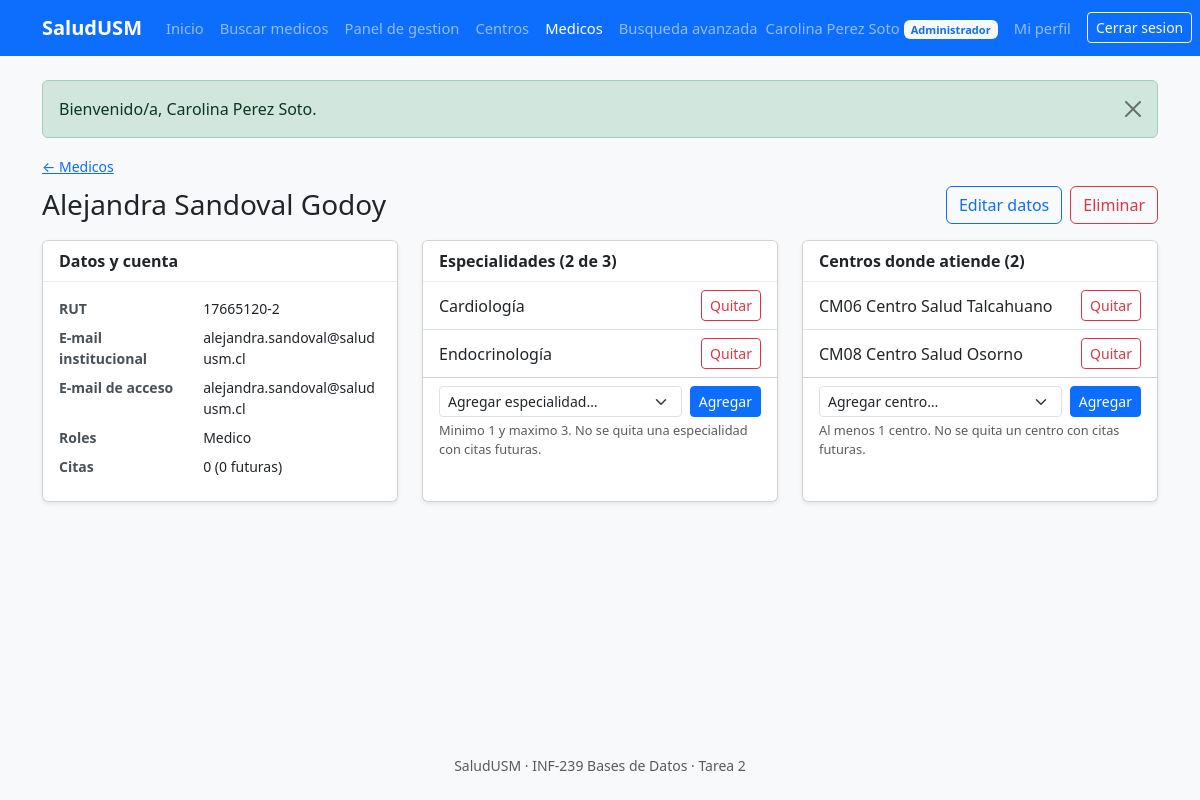
Page /PHP/admin/medico.php?rut=17665120-2 (signed in) on the committed database.
### tables this page shows
CREATE TABLE Medico (
    RUTMedico          VARCHAR(10) NOT NULL,
    emailInstitucional VARCHAR(254) NOT NULL,
    CONSTRAINT pk_medico         PRIMARY KEY (RUTMedico),
    CONSTRAINT uq_medico_email   UNIQUE (emailInstitucional),
    CONSTRAINT ck_medico_email   CHECK (emailInstitucional LIKE '%_@_%._%'),
    CONSTRAINT fk_medico_persona FOREIGN KEY (RUTMedico) REFERENCES Persona (RUT)
        ON DELETE CASCADE ON UPDATE RESTRICT
);

CREATE TABLE Persona (
    RUT            VARCHAR(10) NOT NULL,
    nombreCompleto VARCHAR(100) NOT NULL,
    email          VARCHAR(254) NULL,        
    passwordHash   VARCHAR(255) NULL,        
    CONSTRAINT pk_persona        PRIMARY KEY (RUT),
    CONSTRAINT uq_persona_email  UNIQUE (email),
     
    CONSTRAINT ck_persona_rut    CHECK (RUT REGEXP '^[0-9]{7,8}-[0-9K]$'),
    CONSTRAINT ck_persona_email  CHECK (email LIKE '%_@_%._%'),
     
    CONSTRAINT ck_persona_credenciales CHECK ((email IS NULL) = (passwordHash IS NULL))
);

CREATE TABLE Especialidad (
    idEspecialidad     INT         NOT NULL AUTO_INCREMENT,
    nombreEspecialidad VARCHAR(50) NOT NULL,
    CONSTRAINT pk_especialidad        PRIMARY KEY (idEspecialidad),
    CONSTRAINT uq_especialidad_nombre UNIQUE (nombreEspecialidad)
);

CREATE TABLE Centro (
    idCentro     INT          NOT NULL AUTO_INCREMENT,
    codigoCentro VARCHAR(10)  NOT NULL,
    nombreCentro VARCHAR(100) NOT NULL,
    idComuna     INT          NOT NULL,
    CONSTRAINT pk_centro        PRIMARY KEY (idCentro),
    CONSTRAINT uq_centro_codigo UNIQUE (codigoCentro),
    CONSTRAINT fk_centro_comuna FOREIGN KEY (idComuna) REFERENCES Comuna (idComuna)
        ON DELETE RESTRICT ON UPDATE CASCADE
);

### PHP/includes/helpers.php (called while the page is built, shortened)
<?php
function e(?string $texto): string
{
    return htmlspecialchars($texto ?? '', ENT_QUOTES | ENT_SUBSTITUTE, 'UTF-8');
}
function url(string $ruta = ''): string
{
    return base_url() . '/' . ltrim($ruta, '/');
}
function base_url(): string
{
    static $base = null;
    if ($base !== null) {
        return $base;
    }
    $raiz = str_replace('\\', '/', (string) realpath(APP_ROOT));
    $doc  = str_replace('\\', '/', (string) realpath($_SERVER['DOCUMENT_ROOT'] ?? ''));
    if ($doc !== '' && stripos($raiz, $doc) === 0) {
        $base = rtrim(substr($raiz, strlen($doc)), '/');
    } else {
        $base = '';
    }
    $base = implode('/', array_map('rawurlencode', explode('/', $base)));
    return $base;
}
function flash_obtener(): array
{
    $m = $_SESSION['flash'] ?? [];
    return $m;
}
function normalizar_rut(string $rut): string
{
    return strtoupper(str_replace(['.', ' '], '', trim($rut)));
}
function rut_formato_valido(string $rut): bool
{
    return (bool) preg_match('/^\d{7,8}-[\dK]$/', $rut);
}

### PHP/includes/db.php (called while the page is built, shortened)
<?php
function db(): PDO
{
    static $pdo = null;
    if ($pdo !== null) {
        return $pdo;
    }
    $c = config('db');
    if ($c['socket'] !== '') {
        $dsn = "mysql:unix_socket={$c['socket']};dbname={$c['name']};charset=utf8mb4";
    } else {
        $dsn = "mysql:host={$c['host']};port={$c['port']};dbname={$c['name']};charset=utf8mb4";
    }
    try {
        $pdo = new PDO($dsn, $c['user'], $c['password'], [
            PDO::ATTR_ERRMODE            => PDO::ERRMODE_EXCEPTION,
            PDO::ATTR_DEFAULT_FETCH_MODE => PDO::FETCH_ASSOC,
            PDO::ATTR_EMULATE_PREPARES   => false,
        ]);
    } catch (PDOException $e) {
        error_log('SaludUSM - error de conexion: ' . $e->getMessage());
        throw new ErrorConexionBD('No fue posible conectar con la base de datos.');
    }
    $pdo->exec("SET time_zone = '" . (new DateTime())->format('P') . "'");
    return $pdo;
}
function q(string $sql, array $params = []): PDOStatement
{
    $st = db()->prepare($sql);
    $st->execute($params);
    return $st;
}

### PHP/includes/admin.php (called while the page is built, shortened)
<?php
function medico_admin(string $rut): ?array
{
    $m = q('SELECT m.RUTMedico, p.nombreCompleto, p.email AS emailAcceso, (p.passwordHash IS NOT NULL) AS tieneCuenta,
                   m.emailInstitucional,
                   EXISTS (SELECT 1 FROM Paciente WHERE RUTPaciente = m.RUTMedico)            AS esPaciente,
                   EXISTS (SELECT 1 FROM Administrador WHERE RUTAdministrador = m.RUTMedico) AS esAdmin,
                   (SELECT COUNT(*) FROM Cita c WHERE c.RUTMedico = m.RUTMedico)              AS citas,
                   (SELECT COUNT(*) FROM Cita c WHERE c.RUTMedico = m.RUTMedico AND ' . SQL_CITA_FUTURA . ') AS futuras
              FROM Medico m JOIN Persona p ON p.RUT = m.RUTMedico
             WHERE m.RUTMedico = ?', [$rut])->fetch();
    return $m ?: null;
}
function especialidades_del_medico(string $rut): array
{
    return q('SELECT e.idEspecialidad, e.nombreEspecialidad,
                     (SELECT COUNT(*) FROM Cita c WHERE c.RUTMedico = me.RUTMedico
                         AND c.idEspecialidad = me.idEspecialidad AND ' . SQL_CITA_FUTURA . ') AS futuras
                FROM Medico_Especialidad me
                JOIN Especialidad e ON e.idEspecialidad = me.idEspecialidad
               WHERE me.RUTMedico = ?
               ORDER BY e.nombreEspecialidad', [$rut])->fetchAll();
}
function centros_del_medico(string $rut): array
{
    return q('SELECT ce.idCentro, ce.codigoCentro, ce.nombreCentro, co.nombreComuna,
                     (SELECT COUNT(*) FROM Cita c WHERE c.RUTMedico = mc.RUTMedico
                         AND c.idCentro = mc.idCentro AND ' . SQL_CITA_FUTURA . ') AS futuras
                FROM Medico_Centro mc
                JOIN Centro ce ON ce.idCentro = mc.idCentro
                JOIN Comuna co ON co.idComuna = ce.idComuna
               WHERE mc.RUTMedico = ?
               ORDER BY ce.codigoCentro', [$rut])->fetchAll();
}

### PHP/includes/citas.php (called while the page is built, shortened)
<?php
function get(string $clave): string
{
    $v = $_GET[$clave] ?? '';
    return is_string($v) ? trim($v) : '';
}
function rut_parametro(string $v): string
{
    $r = normalizar_rut($v);
    return rut_formato_valido($r) ? $r : '';
}

### PHP/admin/medico.php (the view, shortened to what this page needs)
<?php
$m = medico_admin(rut_parametro(get('rut')));
$rut = $m['RUTMedico'];
$esps = especialidades_del_medico($rut);
$cens = centros_del_medico($rut);
$roles = array_merge(['Medico'], $m['esPaciente'] ? ['Paciente'] : [], $m['esAdmin'] ? ['Administrador'] : []);
?>
<a class="small" href="<?= e(url('admin/medicos.php')) ?>">&larr; Medicos</a>
<div class="d-flex flex-wrap justify-content-between align-items-center gap-2 mt-2 mb-3">
    <h1 class="h3 mb-0"><?= e($m['nombreCompleto']) ?></h1>
    <div class="d-flex gap-2">
        <a class="btn btn-outline-primary" href="<?= e(url('admin/medico_form.php?rut=' . rawurlencode($rut))) ?>">Editar datos</a>
        <a class="btn btn-outline-danger" href="<?= e(url('admin/medico_eliminar.php?rut=' . rawurlencode($rut))) ?>">Eliminar</a>
    </div>
</div>
<div class="row g-4">
    <div class="col-lg-4">
        <div class="card shadow-sm h-100">
            <div class="card-header bg-white fw-semibold">Datos y cuenta</div>
            <div class="card-body">
                <dl class="row small mb-0">
                    <dt class="col-5">RUT</dt><dd class="col-7"><?= e($rut) ?></dd>
                    <dt class="col-5">E-mail institucional</dt><dd class="col-7"><?= e($m['emailInstitucional']) ?></dd>
                    <dt class="col-5">E-mail de acceso</dt><dd class="col-7"><?= e($m['emailAcceso'] ?? 'sin cuenta') ?></dd>
                    <dt class="col-5">Roles</dt><dd class="col-7"><?= e(implode(', ', $roles)) ?></dd>
                    <dt class="col-5">Citas</dt><dd class="col-7"><?= (int) $m['citas'] ?> (<?= (int) $m['futuras'] ?> futuras)</dd>
                </dl>
            </div>
        </div>
    </div>
    <div class="col-lg-4">
        <div class="card shadow-sm h-100">
            <div class="card-header bg-white fw-semibold">Especialidades (<?= count($esps) ?> de <?= ESPECIALIDADES_MAX ?>)</div>
            <ul class="list-group list-group-flush" id="especialidades">
                <?php foreach ($esps as $x): ?>
                    <li class="list-group-item d-flex justify-content-between align-items-center" data-especialidad="<?= (int) $x['idEspecialidad'] ?>">
                        <span><?= e($x['nombreEspecialidad']) ?>
                        </span>
                        <?php if (count($esps) > 1 && (int) $x['futuras'] === 0): ?>
                            <form method="post" action="<?= e(url('admin/asignacion.php')) ?>">
                                <button type="submit" class="btn btn-sm btn-outline-danger">Quitar</button>
                            </form>
                        <?php endif; ?>
                    </li>
                <?php endforeach; ?>
            </ul>
            <div class="card-footer bg-white">
                <?php if (count($esps) < ESPECIALIDADES_MAX): ?>
                    <form method="post" action="<?= e(url('admin/asignacion.php')) ?>" class="d-flex gap-2">
                        <select class="form-select form-select-sm" name="id" required aria-label="Especialidad">
                            <option value="">Agregar especialidad…</option>
                        </select>
                        <button type="submit" class="btn btn-sm btn-primary">Agregar</button>
                    </form>
                <?php else: ?>
                    <small class="text-muted">Tiene el maximo de <?= ESPECIALIDADES_MAX ?> especialidades.</small>
                <?php endif; ?>
                <div class="form-text">Minimo 1 y maximo <?= ESPECIALIDADES_MAX ?>. No se quita una especialidad con citas futuras.</div>
            </div>
        </div>
    </div>
    <div class="col-lg-4">
        <div class="card shadow-sm h-100">
            <div class="card-header bg-white fw-semibold">Centros donde atiende (<?= count($cens) ?>)</div>
            <ul class="list-group list-group-flush" id="centros">
                <?php foreach ($cens as $x): ?>
                    <li class="list-group-item d-flex justify-content-between align-items-center" data-centro="<?= (int) $x['idCentro'] ?>">
                        <span><?= e($x['codigoCentro'] . ' ' . $x['nombreCentro']) ?>
                        </span>
                        <?php if (count($cens) > 1 && (int) $x['futuras'] === 0): ?>
                            <form method="post" action="<?= e(url('admin/asignacion.php')) ?>">
                                <button type="submit" class="btn btn-sm btn-outline-danger">Quitar</button>
                            </form>
                        <?php endif; ?>
                    </li>
                <?php endforeach; ?>
            </ul>
            <div class="card-footer bg-white">
                <form method="post" action="<?= e(url('admin/asignacion.php')) ?>" class="d-flex gap-2">
                    <select class="form-select form-select-sm" name="id" required aria-label="Centro">
                        <option value="">Agregar centro…</option>
                    </select>
                    <button type="submit" class="btn btn-sm btn-primary">Agregar</button>
                </form>
                <div class="form-text">Al menos 1 centro. No se quita un centro con citas futuras.</div>
            </div>
        </div>
    </div>
</div>

### PHP/assets/css/app.css (style rules this page uses)
body { min-height: 100vh; display: flex; flex-direction: column; }
.card-header { border-bottom: 1px solid rgba(0, 0, 0, .075); }
dl.row dt { font-weight: 600; color: #495057; }
.form-text { font-size: .8rem; }

### rows in the picture
medico: RUTMedico.nombreCompleto "Alejandra Sandoval Godoy", RUTMedico "17665120-2", emailInstitucional "alejandra.sandoval@saludusm.cl", RUTMedico.email "alejandra.sandoval@saludusm.cl"
especialidad: nombreEspecialidad "Cardiología"
especialidad: nombreEspecialidad "Endocrinología"
centro: codigoCentro+nombreCentro "CM06 Centro Salud Talcahuano"
centro: codigoCentro+nombreCentro "CM08 Centro Salud Osorno"

### other values in the picture
$app "SaludUSM"
$texto "Inicio"
$texto "Buscar medicos"
$texto "Panel de gestion"
$texto "Centros"
$texto "Medicos"
$texto "Busqueda avanzada"
$u['nombre'] "Carolina Perez Soto"
ROLES[$rol] "Administrador"
$f['mensaje'] "Bienvenido/a, Carolina Perez Soto."
implode(', ', $roles) "Medico"
$m['citas'] "0"
$m['futuras'] "0"
count($esps) "2"
ESPECIALIDADES_MAX "3"
